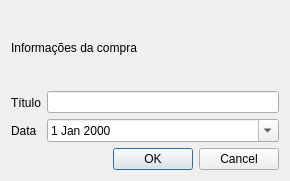
<?xml version="1.0" encoding="UTF-8"?>
<ui version="4.0">
 <class>DialogEditarCompra</class>
 <widget class="QDialog" name="DialogEditarCompra">
  <property name="geometry">
   <rect>
    <x>0</x>
    <y>0</y>
    <width>290</width>
    <height>181</height>
   </rect>
  </property>
  <property name="windowTitle">
   <string>Dialog</string>
  </property>
  <layout class="QVBoxLayout" name="verticalLayout_4">
   <item>
    <layout class="QVBoxLayout" name="verticalLayout_3" stretch="1,5,1">
     <item>
      <widget class="QLabel" name="label_3">
       <property name="text">
        <string>Informações da compra</string>
       </property>
      </widget>
     </item>
     <item>
      <layout class="QHBoxLayout" name="horizontalLayout">
       <item>
        <layout class="QVBoxLayout" name="verticalLayout">
         <item>
          <widget class="QLabel" name="label">
           <property name="text">
            <string>Título</string>
           </property>
          </widget>
         </item>
         <item>
          <widget class="QLabel" name="label_2">
           <property name="text">
            <string>Data</string>
           </property>
          </widget>
         </item>
        </layout>
       </item>
       <item>
        <layout class="QVBoxLayout" name="verticalLayout_2">
         <item>
          <widget class="QLineEdit" name="lineEditTitulo">
           <property name="clearButtonEnabled">
            <bool>true</bool>
           </property>
          </widget>
         </item>
         <item>
          <widget class="QDateEdit" name="dateEdit">
           <property name="calendarPopup">
            <bool>true</bool>
           </property>
          </widget>
         </item>
        </layout>
       </item>
      </layout>
     </item>
     <item>
      <widget class="QDialogButtonBox" name="buttonBox">
       <property name="orientation">
        <enum>Qt::Horizontal</enum>
       </property>
       <property name="standardButtons">
        <set>QDialogButtonBox::Cancel|QDialogButtonBox::Ok</set>
       </property>
      </widget>
     </item>
    </layout>
   </item>
  </layout>
 </widget>
 <resources/>
 <connections>
  <connection>
   <sender>buttonBox</sender>
   <signal>accepted()</signal>
   <receiver>DialogEditarCompra</receiver>
   <slot>accept()</slot>
   <hints>
    <hint type="sourcelabel">
     <x>248</x>
     <y>254</y>
    </hint>
    <hint type="destinationlabel">
     <x>157</x>
     <y>274</y>
    </hint>
   </hints>
  </connection>
  <connection>
   <sender>buttonBox</sender>
   <signal>rejected()</signal>
   <receiver>DialogEditarCompra</receiver>
   <slot>reject()</slot>
   <hints>
    <hint type="sourcelabel">
     <x>316</x>
     <y>260</y>
    </hint>
    <hint type="destinationlabel">
     <x>286</x>
     <y>274</y>
    </hint>
   </hints>
  </connection>
 </connections>
</ui>
